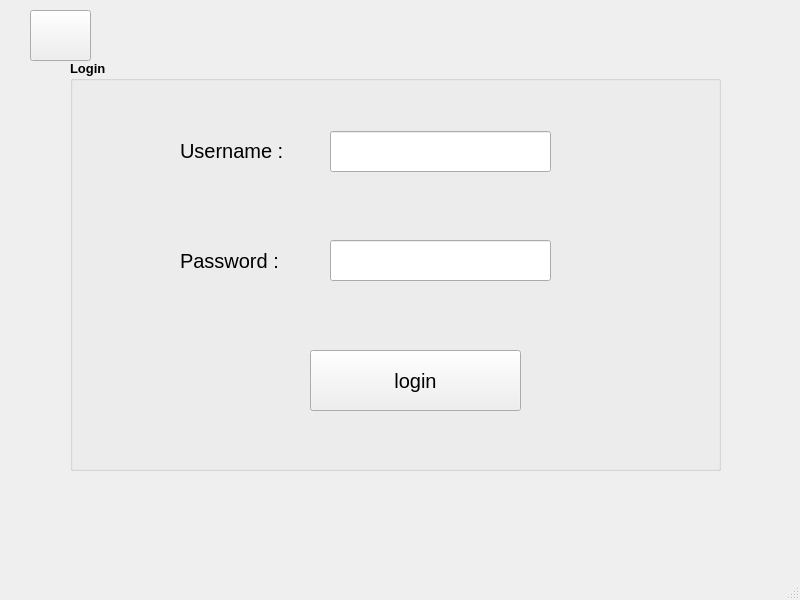
<?xml version="1.0" encoding="UTF-8"?>
<ui version="4.0">
 <class>login</class>
 <widget class="QMainWindow" name="login">
  <property name="geometry">
   <rect>
    <x>0</x>
    <y>0</y>
    <width>800</width>
    <height>600</height>
   </rect>
  </property>
  <property name="windowTitle">
   <string>Login</string>
  </property>
  <property name="windowIcon">
   <iconset resource="pictures.qrc">
    <normaloff>:/twitter.png</normaloff>:/twitter.png</iconset>
  </property>
  <widget class="QWidget" name="centralwidget">
   <widget class="QPushButton" name="login_btn">
    <property name="geometry">
     <rect>
      <x>310</x>
      <y>350</y>
      <width>211</width>
      <height>61</height>
     </rect>
    </property>
    <property name="font">
     <font>
      <pointsize>15</pointsize>
     </font>
    </property>
    <property name="text">
     <string>login</string>
    </property>
   </widget>
   <widget class="QLabel" name="label">
    <property name="geometry">
     <rect>
      <x>180</x>
      <y>130</y>
      <width>141</width>
      <height>41</height>
     </rect>
    </property>
    <property name="font">
     <font>
      <pointsize>15</pointsize>
     </font>
    </property>
    <property name="text">
     <string>Username :</string>
    </property>
   </widget>
   <widget class="QLabel" name="label_2">
    <property name="geometry">
     <rect>
      <x>180</x>
      <y>240</y>
      <width>141</width>
      <height>41</height>
     </rect>
    </property>
    <property name="font">
     <font>
      <pointsize>15</pointsize>
     </font>
    </property>
    <property name="text">
     <string>Password :</string>
    </property>
   </widget>
   <widget class="QLineEdit" name="ln_username">
    <property name="geometry">
     <rect>
      <x>330</x>
      <y>131</y>
      <width>221</width>
      <height>41</height>
     </rect>
    </property>
    <property name="font">
     <font>
      <pointsize>15</pointsize>
     </font>
    </property>
    <property name="toolTip">
     <string>Your username</string>
    </property>
   </widget>
   <widget class="QLineEdit" name="ln_pass">
    <property name="geometry">
     <rect>
      <x>330</x>
      <y>240</y>
      <width>221</width>
      <height>41</height>
     </rect>
    </property>
    <property name="font">
     <font>
      <pointsize>15</pointsize>
     </font>
    </property>
    <property name="toolTip">
     <string>Your password</string>
    </property>
    <property name="echoMode">
     <enum>QLineEdit::Password</enum>
    </property>
   </widget>
   <widget class="QGroupBox" name="groupBox">
    <property name="geometry">
     <rect>
      <x>70</x>
      <y>60</y>
      <width>651</width>
      <height>411</height>
     </rect>
    </property>
    <property name="font">
     <font>
      <pointsize>10</pointsize>
      <weight>75</weight>
      <bold>true</bold>
      <strikeout>false</strikeout>
     </font>
    </property>
    <property name="title">
     <string>Login</string>
    </property>
   </widget>
   <widget class="QPushButton" name="btn_back">
    <property name="geometry">
     <rect>
      <x>30</x>
      <y>10</y>
      <width>61</width>
      <height>51</height>
     </rect>
    </property>
    <property name="text">
     <string/>
    </property>
    <property name="icon">
     <iconset resource="pictures.qrc">
      <normaloff>:/back-button.png</normaloff>:/back-button.png</iconset>
    </property>
    <property name="iconSize">
     <size>
      <width>40</width>
      <height>40</height>
     </size>
    </property>
   </widget>
   <zorder>groupBox</zorder>
   <zorder>login_btn</zorder>
   <zorder>label</zorder>
   <zorder>label_2</zorder>
   <zorder>ln_username</zorder>
   <zorder>ln_pass</zorder>
   <zorder>btn_back</zorder>
  </widget>
  <widget class="QMenuBar" name="menubar">
   <property name="geometry">
    <rect>
     <x>0</x>
     <y>0</y>
     <width>800</width>
     <height>26</height>
    </rect>
   </property>
  </widget>
  <widget class="QStatusBar" name="statusbar"/>
 </widget>
 <resources>
  <include location="pictures.qrc"/>
 </resources>
 <connections/>
</ui>
